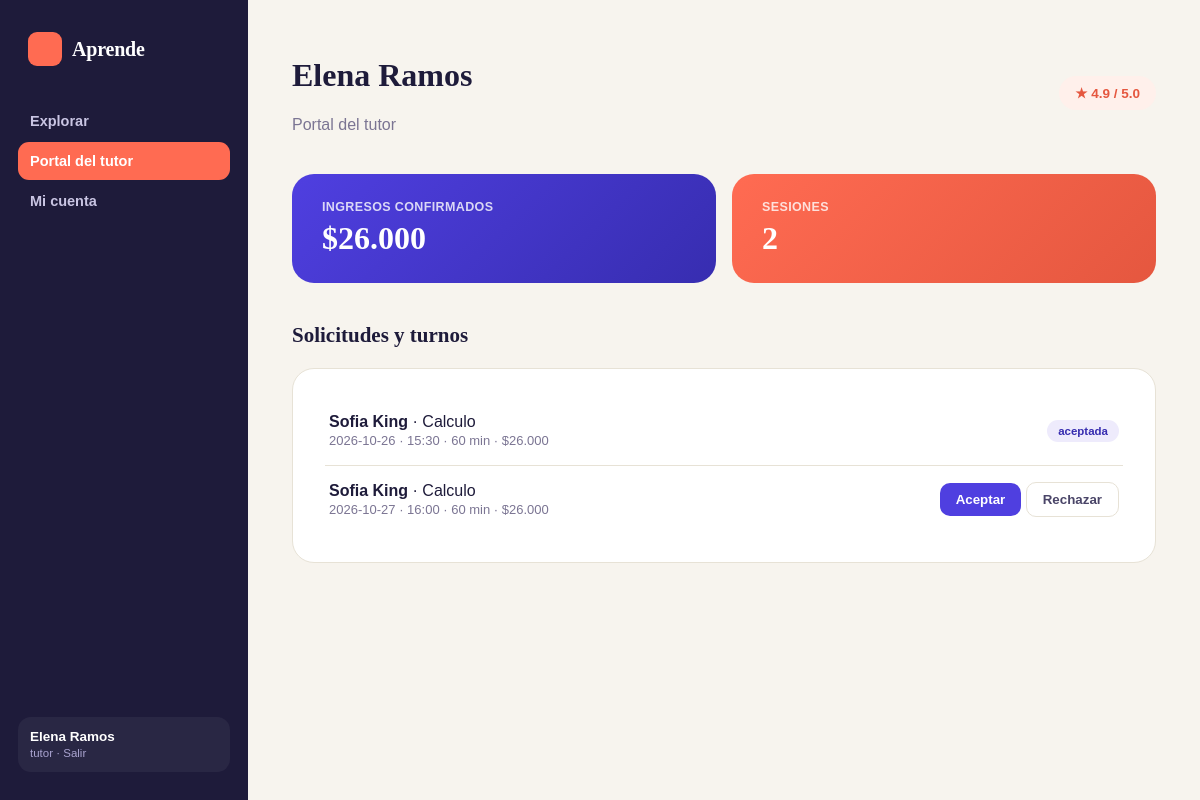
The app's page /php/portal.php (signed in) with its own data.
### tables this page shows
CREATE TABLE tutores (
  id INT PRIMARY KEY,
  usuario_id INT,
  bio VARCHAR(300),
  tarifa_hora INT,
  calificacion_promedio DECIMAL(2,1),
  FOREIGN KEY (usuario_id) REFERENCES usuarios(id)
);

CREATE TABLE sesiones (
  id INT PRIMARY KEY,
  estudiante_id INT,
  tutor_id INT,
  materia_id INT,
  fecha DATE,
  hora VARCHAR(5),
  duracion INT,
  modalidad VARCHAR(10),
  estado VARCHAR(12),
  precio_total INT,
  FOREIGN KEY (estudiante_id) REFERENCES estudiantes(id),
  FOREIGN KEY (tutor_id) REFERENCES tutores(id),
  FOREIGN KEY (materia_id) REFERENCES materias(id)
);

CREATE TABLE usuarios (
  id INT PRIMARY KEY,
  nombre VARCHAR(100),
  correo VARCHAR(100),
  clave VARCHAR(255),
  foto_url VARCHAR(200),
  tipo VARCHAR(10)
);

CREATE TABLE materias (
  id INT PRIMARY KEY,
  nombre VARCHAR(50)
);

### php/portal.php (the view, shortened to what this page needs)
<?php
require 'includes/db.php';
require 'includes/layout.php';
$st = $pdo->prepare('SELECT id, calificacion_promedio FROM tutores WHERE usuario_id = ?');
$st->execute([$_SESSION['id']]);
$t = $st->fetch(PDO::FETCH_ASSOC);
$st = $pdo->prepare('SELECT COALESCE(SUM(precio_total), 0) FROM sesiones WHERE tutor_id = ? AND estado = ?');
$st->execute([$t['id'], 'aceptada']);
$ingresos = $st->fetchColumn();
$st = $pdo->prepare('SELECT s.*, u.nombre AS estudiante, m.nombre AS materia FROM sesiones s JOIN estudiantes e ON e.id = s.estudiante_id JOIN usuarios u ON u.id = e.usuario_id JOIN materias m ON m.id = s.materia_id WHERE s.tutor_id = ? ORDER BY s.fecha, s.hora');
$st->execute([$t['id']]);
$sesiones = $st->fetchAll(PDO::FETCH_ASSOC);
?>
<div class="dash-head"><div><h1><?= htmlspecialchars($_SESSION['nombre']) ?></h1><p style="color:var(--muted)">Portal del tutor</p></div><span class="xp-badge">★ <?= $t['calificacion_promedio'] ?> / 5.0</span></div>
<div class="stat-row"><div class="stat-card"><div class="lbl">Ingresos confirmados</div><div class="val">$<?= number_format($ingresos, 0, ',', '.') ?></div></div><div class="stat-card" style="background:linear-gradient(135deg,var(--coral),var(--coral-dark))"><div class="lbl">Sesiones</div><div class="val"><?= count($sesiones) ?></div></div></div>
<div class="section-title"><h2>Solicitudes y turnos</h2></div>
<div class="card-block">
<?php foreach ($sesiones as $s): ?>
  <div class="fila">
    <div><b><?= htmlspecialchars($s['estudiante']) ?></b> · <?= htmlspecialchars($s['materia']) ?><br><span style="color:var(--muted);font-size:13px"><?= $s['fecha'] ?> · <?= $s['hora'] ?> · <?= $s['duracion'] ?> min · $<?= number_format($s['precio_total'], 0, ',', '.') ?></span></div>
    <?php if ($s['estado'] === 'pendiente'): ?>
      <form method="post"><input type="hidden" name="sesion_id" value="<?= $s['id'] ?>"><button class="mini" name="accion" value="aceptar">Aceptar</button> <button class="mini no" name="accion" value="rechazar">Rechazar</button></form>
    <?php else: ?><span class="badge-virtual"><?= $s['estado'] ?></span><?php endif; ?>
  </div>
<?php endforeach; ?>
</div>

### php/css/style.css (style rules this page uses)
:root { --ink:#1E1B3A; --ink-soft:#4A4568; --muted:#7B7593; --paper:#F7F4EE; --surface:#FFFFFF; --line:#E7E2D6; --primary:#4F3FE0; --primary-dark:#372DB0; --primary-wash:#EEEBFC; --coral:#FF6B52; --coral-dark:#E5573F; --gold:#F0A62A; --green:#1E9E70; --green-wash:#E4F5EE; --radius-sm:10px; --radius-md:16px; --radius-lg:22px; --shadow:0 1px 2px rgba(30,27,58,.04), 0 8px 24px -12px rgba(30,27,58,.12); }
* { box-sizing:border-box; }
html,body { margin:0;padding:0; }
body { font-family:'Manrope',sans-serif; background:var(--paper); color:var(--ink); -webkit-font-smoothing:antialiased; }
h1,h2,h3,.serif { font-family:'Fraunces',serif; }
button { font-family:inherit;cursor:pointer; }
.section-title { display:flex;align-items:baseline;justify-content:space-between; margin:40px 0 18px; }
.section-title h2 { font-size:21px;font-weight:600;margin:0; }
.card-block { background:var(--surface);border:1px solid var(--line); border-radius:var(--radius-lg);padding:28px 32px;margin-top:20px; }
.dash-head { display:flex;justify-content:space-between;align-items:center; }
.xp-badge { background:#FFF0EB;color:var(--coral-dark);font-weight:800;font-size:13.5px; padding:9px 16px;border-radius:100px;display:flex;align-items:center;gap:6px; }
.badge-virtual { background:var(--primary-wash);color:var(--primary-dark);font-size:11.5px;font-weight:800; padding:5px 11px;border-radius:100px; }
.stat-row { display:grid;grid-template-columns:1fr 1fr;gap:16px;margin-top:24px; }
.stat-card { background:linear-gradient(135deg,var(--primary),var(--primary-dark)); color:#fff;border-radius:var(--radius-lg);padding:26px 30px; }
.stat-card .lbl { font-size:12.5px;font-weight:700;opacity:.8;text-transform:uppercase;letter-spacing:.03em; }
.stat-card .val { font-family:'Fraunces',serif;font-size:32px;font-weight:600;margin-top:6px; }
.fila { display:flex;align-items:center;justify-content:space-between;gap:14px;padding:16px 4px;border-bottom:1px solid var(--line) }
.fila:last-child { border-bottom:none }
.mini { border:none;border-radius:10px;padding:9px 16px;font-weight:800;color:#fff;background:var(--primary) }
.mini.no { background:#fff;color:var(--ink-soft);border:1.5px solid var(--line) }

### records on screen
tutores: calificacion_promedio "4.9"
sesiones: usuarios.nombre "Sofia King", materia.nombre "Calculo", fecha "2026-10-26", hora "15:30", duracion "60", precio_total "26.000", estado "aceptada"
sesiones: usuarios.nombre "Sofia King", materia.nombre "Calculo", fecha "2026-10-27", hora "16:00", duracion "60", precio_total "26.000"

### other values on screen
$v[0] "Explorar"
$v[0] "Portal del tutor"
$v[0] "Mi cuenta"
$_SESSION['nombre'] "Elena Ramos"
$tipo "tutor"
$ingresos "26.000"
count($sesiones) "2"
